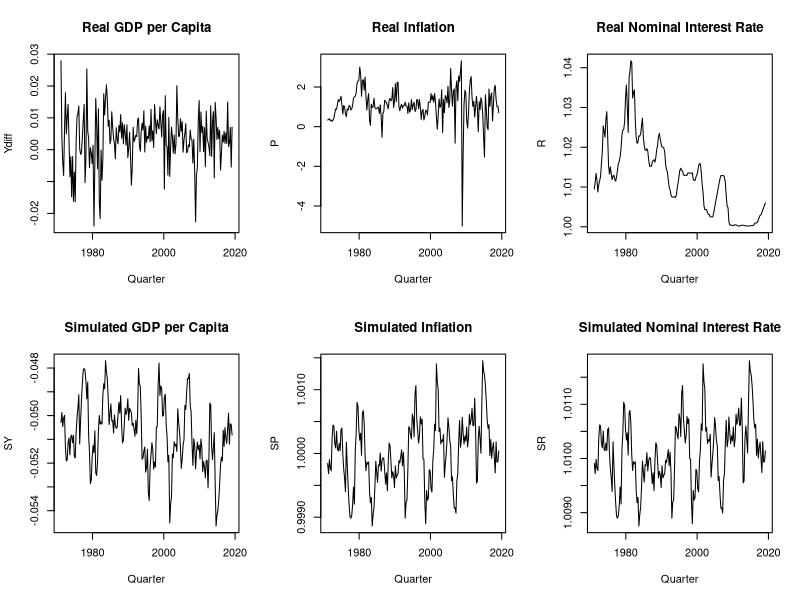

Reproduce this figure in R.
library(lubridate)
library(dplyr)
rm(list=ls());

#%slicing 1973:Q1 - 2021:Q1 (251, io uso 247 per evitare covid)
Q1_1971=ymd("1971/03/01");
#%Q1_2021=251;
Q1_2019=ymd("2019/03/01");


#-------------------------------------------------------------------------------
#                                 REAL DATA
#-------------------------------------------------------------------------------

Rdata0=read.csv("2023-09.csv")
Rdata0$sasdate=mdy(Rdata0$sasdate)
Rdata0=Rdata0[!is.na(Rdata0$sasdate),]

Rdata=Rdata0;
Rdata = Rdata %>% filter(sasdate >= Q1_1971 & sasdate <= Q1_2019)


N0=read.csv("CLF16OV.csv")
N0$DATE=ymd(N0$DATE)
N= N0 %>% filter( DATE>= Q1_1971 & DATE <= Q1_2019)
N= N %>% filter( month(DATE)==3 |month(DATE)==6 |month(DATE)==9 |month(DATE)==12 )

#GDP per Capita
Y=log((Rdata$GDPC1/N$CLF16OV)*10e6);
Ydiff1=log(Rdata0$GDPC1[Rdata0$sasdate==ymd("1971/03/01")]*10e6/N0$CLF16OV[N0$DATE==ymd("1971/03/01")])-log(Rdata0$GDPC1[Rdata0$sasdate==ymd("1970/12/01")]*10e6/N0$CLF16OV[N0$DATE==ymd("1970/12/01")]);
Ydiff2=diff(Y);
Ydiff=c(Ydiff1,Ydiff2)
#plot(Rdata$sasdate,Y, type="l")

#Inflation
P1=Rdata0$CPIAUCSL[Rdata0$sasdate==ymd("1971/03/01")]-Rdata0$CPIAUCSL[Rdata0$sasdate==ymd("1970/12/01")];
P2=diff(Rdata$CPIAUCSL)
P=c(P1,P2)
rm(P1,P2);
#plot(Rdata$sasdate,P, type="l")

#Nominal Interest Rate
R=(1+Rdata$FEDFUNDS/100)^(1/4)
#plot(Rdata$sasdate,R,type="l")


#-------------------------------------------------------------------------------
#                                 SIMULATED DATA
#-------------------------------------------------------------------------------
Sdata=read.csv("../Matlab_code/Simul_data_NK_NL_DSGE.csv")

SY=Sdata$log_y
SP=Sdata$Pi
SR=Sdata$R

start_date=Rdata$sasdate[1]
Sdata$date=seq(start_date, by = "quarter", length.out = length(Sdata$Y));

#Inserting the trend in Y
#lm=lm(Y~Rdata$sasdate)
#trend=lm$coefficients[2]
#rm(lm)
#SA=Sdata$A
#mu_z=vector("numeric",length = length(SY));
#mu_z[1]=SA[1]#a+min(Y);
#for (i in 2:length(SY)){
#  mu_z[i]=mu_z[i-1]+log(trend)+SA[i]
#}
#SY=SY+mu_z
#plot(Rdata$sasdate,mu_z, type="l")
#plot(Rdata$sasdate,SA, type="l")

par(mfrow = c(2, 3))
plot(Rdata$sasdate,Ydiff, type="l", main="Real GDP per Capita" , xlab="Quarter")
plot(Rdata$sasdate,P, type="l", main="Real Inflation", xlab="Quarter")
plot(Rdata$sasdate,R,type="l", main="Real Nominal Interest Rate",xlab="Quarter")

plot(Sdata$date,SY, type="l", main="Simulated GDP per Capita" , xlab="Quarter")
plot(Sdata$date,SP, type="l", main="Simulated Inflation", xlab="Quarter")
plot(Sdata$date,SR,type="l", main="Simulated Nominal Interest Rate",xlab="Quarter")





